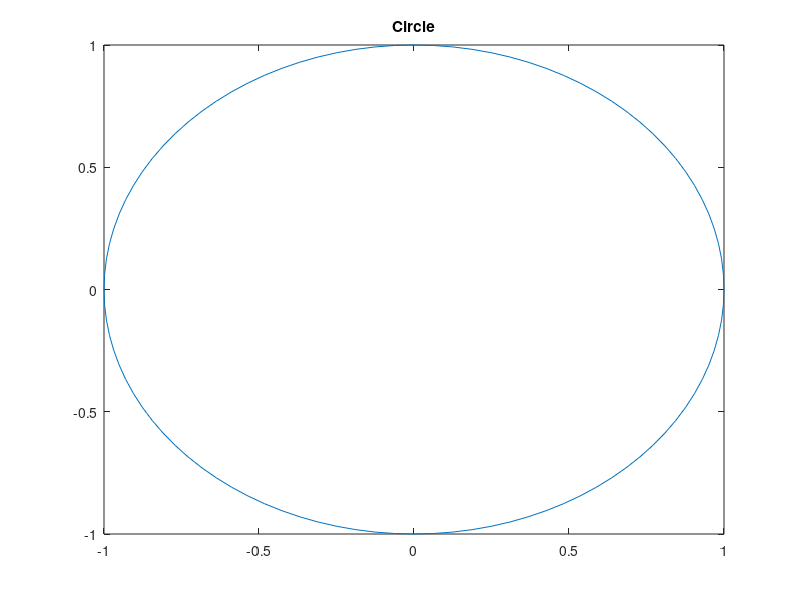

Recreate this plot in MATLAB.
function polygon(N)
% Draw a N-polygon
% N     The number of sides
% polygon
% polygon(N)

% Yangxiao Luo 11/19/2019
if nargin == 0
    N = 100;
end
if fix(N) ~= N
    error('The input should be a natural number.')
elseif N<3
    error('The input should be greater than 2.')
end
t=0:2*pi/N:2*pi;
x=sin(t);
y=cos(t);
plot(x,y);
if nargin == 0
    title('Circle')
else
    title(['Polygon with ' int2str(N) ' edges'])
end

